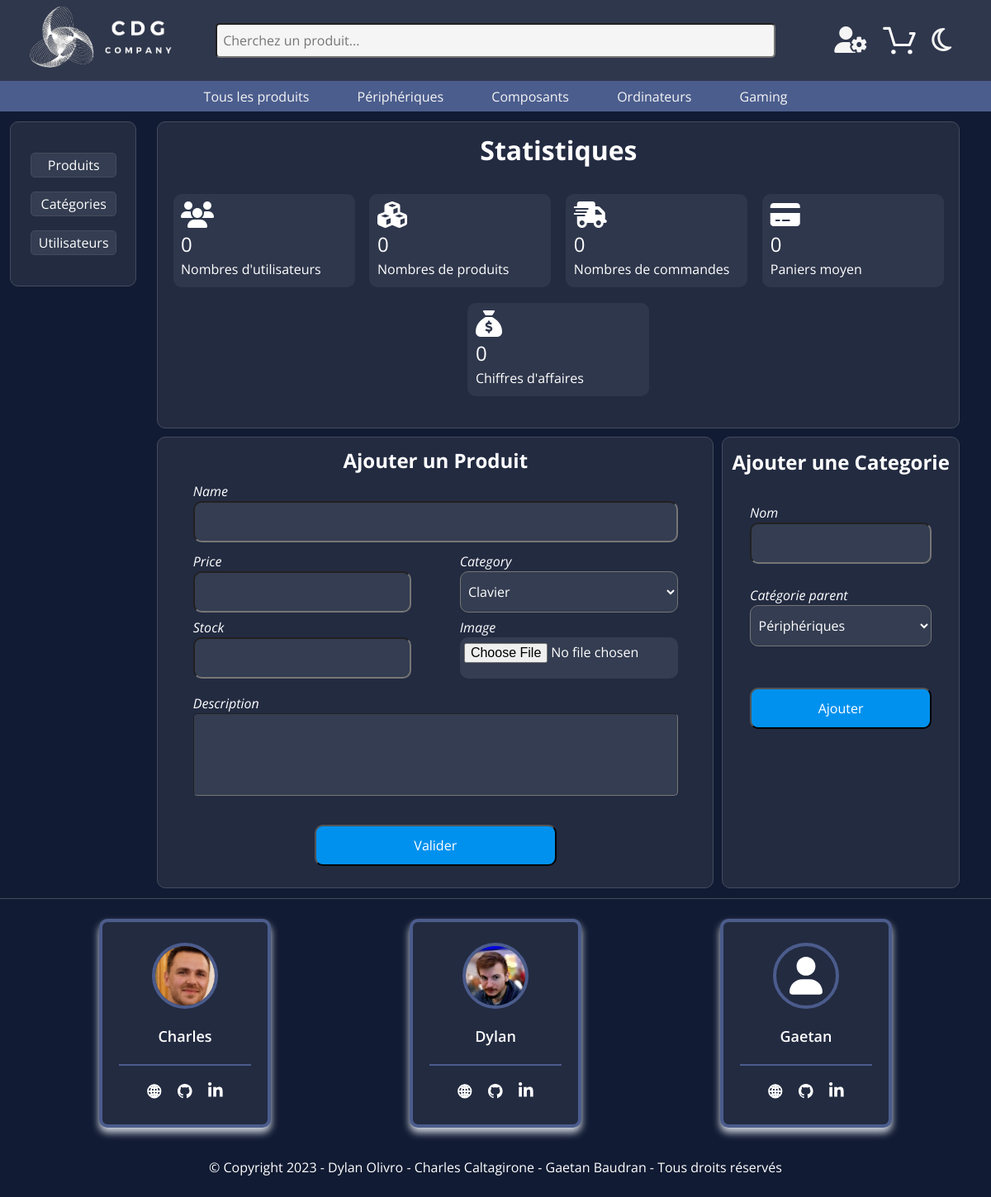
Screenshot of /php/admin.php (signed in) with the database file from the repository.
### tables this page shows
CREATE TABLE IF NOT EXISTS `category` (
  `id` int NOT NULL AUTO_INCREMENT,
  `name` varchar(255) NOT NULL,
  `id_parent` int NOT NULL,
  PRIMARY KEY (`id`)
);

### php/include/required.php (called while the page is built, shortened)
<?php
function getURL()
{
    if (isset($_SERVER['HTTPS']) && $_SERVER['HTTPS'] === 'on')
        $url = "https";
    else {
        $url = "http";
    }
    $url .= "://";
    $url .= $_SERVER['HTTP_HOST'];
    $url .= $_SERVER['REQUEST_URI'];
    $splitURL = explode('boutique-en-ligne', $url);
    $splitURL2 = explode('/', $splitURL[1]);
    return [$splitURL, $splitURL2];
}
if (getURL()[0][1] === '/index.php' || getURL()[0][1] === '/') {
    require_once('./php/include/bdd.php');
    require_once('./php/include/function.php');
    require_once('./php/class/user.php');
    require_once('./php/class/address.php');
    require_once('./php/class/image.php');
    require_once('./php/class/product.php');
    require_once('./php/class/category.php');
    require_once('./php/class/cart.php');
    require_once('./php/class/order.php');
} else {
    if (getURL()[1][2] === 'user') {
        require_once('../include/bdd.php');
        require_once('../include/function.php');
        require_once('../class/user.php');
        require_once('../class/address.php');
        require_once('../class/image.php');
        require_once('../class/product.php');
        require_once('../class/category.php');
        require_once('../class/cart.php');
        require_once('../class/order.php');
    } else {
        require_once('./include/bdd.php');
        require_once('./class/category.php');
    }
}

### php/class/category.php (called while the page is built, shortened)
<?php
class Category
{
    public function returnAllCategories($bdd)
    {
        $request = $bdd->prepare('SELECT * FROM category');
        $request->execute();
        $result = $request->fetchAll(PDO::FETCH_OBJ);
        return $result;
    }
}

### php/admin.php (the view, shortened to what this page needs)
<?php
require_once('./include/required.php');
?>
<!DOCTYPE html>
<html lang="en">
<head>
    <?php require_once('./include/head.php'); ?>
    <link rel="stylesheet" href="../css/admin.css">
</head>
<body>
    <?php require_once('./include/header.php'); ?>
    <main>
        <?php
        $category = new Category(null, null, null);
        $result_cat = $category->returnAllCategories($bdd);
        ?>
        <section id="firstContainer">
            <div class="allShowButtons">
                <ul>
                    <li><button id="showProducts">Produits</button></li>
                    <li> <button id="showCategories">Catégories</button></li>
                    <li><button id="showUsers">Utilisateurs</button></li>
                </ul>
            </div>
            <section id="secondContainer">
                <section class="sectionStats">
                    <h3>Statistiques</h3>
                    <div class="stats">
                        <div class="cardStat">
                            <p><i class="fa-solid fa-users"></i></p>
                            <p id="countUser">0</p>
                            <p class="statsText">Nombres d'utilisateurs</p>
                        </div>
                        <div class="cardStat">
                            <p><i class="fa-solid fa-cubes"></i></p>
                            <p id="countProduct">0</p>
                            <p class="statsText">Nombres de produits</p>
                        </div>
                        <div class="cardStat">
                            <p><i class="fa-solid fa-truck-fast"></i></p>
                            <p id="countOrder">0</p>
                            <p class="statsText">Nombres de commandes</p>
                        </div>
                        <div class="cardStat">
                            <p><i class="fa-solid fa-credit-card"></i></p>
                            <p id="avgOrder">0</p>
                            <p class="statsText">Paniers moyen</p>
                        </div>
                        <div class="cardStat">
                            <p><i class="fa-solid fa-sack-dollar"></i></p>
                            <p id="salesRevenues">0</p>
                            <p class="statsText">Chiffres d'affaires</p>
                        </div>
                    </div>
                </section>
                <div class="FormForAdd">
                    <div id="addItem">
                        <h3>Ajouter un Produit</h3>
                        <form action="" method="post" id="formProduct" enctype="multipart/form-data">
                            <label for="nameItem">Name</label>
                            <input type="text" id="nameItem" name="nameItem" autocomplete="off">
                            <div class="groupInput">
                                <div class="BoxInput">
                                    <div class="divInput">
                                        <label for="priceItem">Price</label>
                                        <input type="text" id="priceItem" name="priceItem" autocomplete="off">
                                    </div>
                                    <div class="divInput">
                                        <label for="categoryItem">Category</label>
                                        <select name="categoryItem" id="categoryItem">
                                            <?php
                                            foreach ($result_cat as $cat) {
                                                if ($cat->id_parent != 0) { ?>
                                                    <option value="<?= $cat->id ?>"><?= $cat->name ?></option>
                                            <?php
                                                }
                                            } ?>
                                        </select>
                                    </div>
                                </div>
                                <div class="BoxInput">
                                    <div class="divInput">
                                        <label for="stockItem">Stock</label>
                                        <input type="number" id="stockItem" name="stockItem" autocomplete="off">
                                    </div>
                                    <div class="divInput">
                                        <label for="image">Image</label>
                                        <input type="file" id="image" name="image">
                                    </div>
                                </div>
                            </div>
                            <label for="descriptionItem">Description</label>
                            <textarea name="descriptionItem" id="descriptionItem"></textarea>
                            <p id="messageProduct"></p>
                            <div class="submit">
                                <input type="submit" name="buttonAddItem" value="Valider">
                            </div>
                        </form>
                    </div>
                    <div class="MainContent">
                        <form action="" method="post" id="FormCategories">
                            <h3>Ajouter une Categorie</h3>
                            <label for="nameCategory" class="FormChild">Nom</label>
                            <input type="text" name="nameCategory" id="nameCategory" class="FormChild">
                            <label for="idParent" class="FormChild">Catégorie parent</label>
                            <select name="idParent" id="idParent" class="FormChild">
                                <?php
                                foreach ($result_cat as $cat) {
                                    if ($cat->id_parent == 0) { ?>
                                        <option value="<?= $cat->id ?>"><?= $cat->name ?></option>
                                <?php
                                    }
                                } ?>
                            </select>
                            <p id="messageCategories" class="FormChild"></p>
                            <input type="submit" name="buttonAddCategory" class="FormChild" id="submitCategorie" value="Ajouter">
                        </form>
                    </div>
                </div>
            </section>
        </section>
    </main>
    <?php require_once('./include/footer.php') ?>
</body>
</html>

### php/include/header.php (shortened to what this page needs)
<?php
if (getURL()[0][1] === '/index.php' || getURL()[0][1] === '/') {
    includeHeader($bdd, './', './php/', './');
} else {
    if (getURL()[1][2] === 'user') {
        includeHeader($bdd, '../../', '../', '../../');
    } else {
        includeHeader($bdd, '../', './', '../');
    }
}
function includeHeader($bdd, $index, $url, $image)
{
    $returnCategoryParent = $bdd->prepare('SELECT * FROM category WHERE id_parent = 0');
    $returnCategoryParent->execute();
    $resultCategoryParent = $returnCategoryParent->fetchAll(PDO::FETCH_OBJ);
?>
    <header id="allHeader">
        <div class="sectionNav" id="sectionNav">
            <nav class="navTop">
                <div class="logo">
                    <a href="<?= $index ?>index.php">
                        <img src="<?= $image ?>assets/logo-blanc.png" id="logoImg" alt="">
                    </a>
                </div>
                <div class="searchBarDiv">
                    <form action="" method="get" role="search">
                        <input type="text" id="searchBar" name="searchBar" type="text" placeholder="Cherchez un produit..." aria-label="Search" autocomplete="off">
                    </form>
                </div>
                <div class="iconNavDiv">
                    <span class="iconNav userIcon">
                        <?= isset($_SESSION['user']) && (int)$_SESSION['user']->user_role !== 0 ? '<i class="fa-solid fa-user-gear"></i>' : '<i class="fa-solid fa-user"></i>';
                        ?>
                    </span>
                    <span id="cartSpan" class="iconNav cartSpan">
                        <a href="<?= $url ?>cartPage.php">
                        </a>
                    </span>
                    <span class="iconNav" id="darkMode" onclick="themeToggle()"><i class="fa-regular fa-moon" id="darkModeIcon"></i></span>
                </div>
            </nav>
        </div>
        <nav class="categoriesNav" id="categoriesNav">
            <div class="categoriesUlDiv" id="categoriesUlDiv">
                <ul class="categoriesUl">
                    <li class="">
                        <a href="<?= $url ?>itemFilter.php" class="">Tous les produits</a>
                    </li>
                    <?php
                    foreach ($resultCategoryParent as $key) {
                    ?>
                        <li class="dropdown" id="">
                            <a class="" href="<?= $url ?>itemFilter.php?categoryParent=<?= $key->id ?>" role="button" data-bs-toggle="" aria-expanded="false">
                                <?= htmlspecialchars($key->name); ?>
                            </a>
                        </li>
                    <?php
                    }
                    ?>
                </ul>
            </div>
        </nav>
    </header>
<?php
}

### css/header.css (style rules this page uses)
:root { --background-color: #111b33; --section-color: #1d273d; --div-color: #232b41; --nav-color: #2f374c; --border-color: #444b5d; --input-color: #343d51; --button-color: #0091ee; --text-input-color: #90949b; --price-color: #f75b5b; --stock-color: #38b76e; --stockLimite-color: #ea8013; --main-color: #005078; --second-color: #007cb8; }
* { margin: 0; padding: 0; box-sizing: border-box; font-family: "Open Sans", sans-serif; }
html { scroll-behavior: smooth; }
body { line-height: 1.5; }
i, button { cursor: pointer; }
button, input, optgroup, select, textarea { margin: 0; font-family: inherit; font-size: inherit; line-height: inherit; }
#allHeader { color: whitesmoke; }
#allHeader a { color: whitesmoke; }
main { max-width: 1920px; margin: auto; background-color: var(--background-color); display: flex; flex-direction: column; align-items: center; }
.iconNavDiv { display: flex; align-items: center; width: 20%; justify-content: end; }
.iconNav { padding: 7px; cursor: pointer; }
#logoImg { height: 80px; }
.logo { width: 20%; }
.sectionNav { display: flex; justify-content: center; width: 100%; background-color: var(--nav-color); padding: 0.5%; }
.navTop { width: 95%; display: flex; justify-content: space-between; align-items: center; }
#searchBar { width: 100%; border-radius: 5px; padding: 1%; background-color: whitesmoke; }
.navTop i, .iconBurger { font-size: 2em; padding: 0 5px; }
.navTop a { color: #000; }
.dropdown { position: relative; display: inline-block; }
.categoriesUl li { padding: 0.5%; list-style: none; }
.categoriesUl a { text-decoration: none; color: white; }
.categoriesNav { background-color: #4b5d8d; width: 100%; display: flex; justify-content: center; }
.categoriesUlDiv { width: 60%; }
.searchBarDiv { width: 60%; position: relative; }
#cartSpan { position: relative; padding-bottom: 0; }
#cart-icon { width: 2.5em; }
.categoriesUl { display: flex; justify-content: space-between; padding: 3px; }
.userIcon { position: relative; display: inline-block; }

### rows the page displays
category: name "Périphériques"
category: name "Composants"
category: name "Ordinateurs"
category: name "Gaming"

### other values shown
form field categoryItem "Clavier"
form field idParent "Périphériques"
